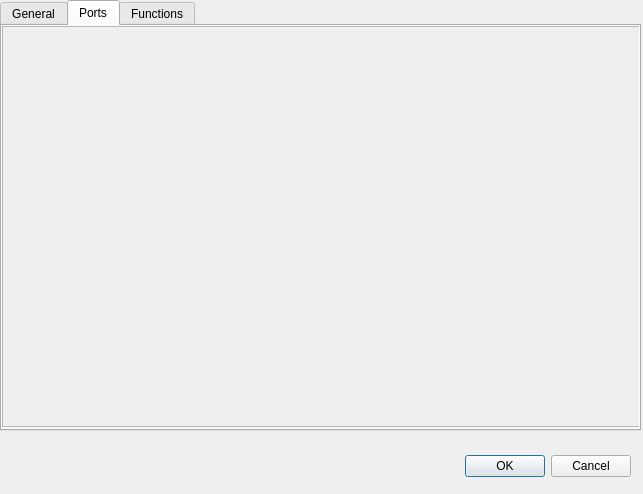
<?xml version="1.0" encoding="UTF-8"?>
<ui version="4.0">
 <class>createBlock</class>
 <widget class="QDialog" name="createBlock">
  <property name="geometry">
   <rect>
    <x>0</x>
    <y>0</y>
    <width>643</width>
    <height>494</height>
   </rect>
  </property>
  <property name="windowTitle">
   <string>Dialog</string>
  </property>
  <widget class="QDialogButtonBox" name="buttonBox">
   <property name="geometry">
    <rect>
     <x>290</x>
     <y>450</y>
     <width>341</width>
     <height>32</height>
    </rect>
   </property>
   <property name="orientation">
    <enum>Qt::Horizontal</enum>
   </property>
   <property name="standardButtons">
    <set>QDialogButtonBox::Cancel|QDialogButtonBox::Ok</set>
   </property>
  </widget>
  <widget class="QTabWidget" name="tabWidget">
   <property name="geometry">
    <rect>
     <x>0</x>
     <y>0</y>
     <width>641</width>
     <height>431</height>
    </rect>
   </property>
   <property name="currentIndex">
    <number>1</number>
   </property>
   <widget class="QWidget" name="tabGeneral">
    <attribute name="title">
     <string>General</string>
    </attribute>
   </widget>
   <widget class="QWidget" name="tabPorts">
    <attribute name="title">
     <string>Ports</string>
    </attribute>
    <widget class="QScrollArea" name="scrollArea">
     <property name="geometry">
      <rect>
       <x>0</x>
       <y>0</y>
       <width>641</width>
       <height>401</height>
      </rect>
     </property>
     <property name="verticalScrollBarPolicy">
      <enum>Qt::ScrollBarAsNeeded</enum>
     </property>
     <property name="horizontalScrollBarPolicy">
      <enum>Qt::ScrollBarAlwaysOff</enum>
     </property>
     <property name="widgetResizable">
      <bool>true</bool>
     </property>
     <widget class="QWidget" name="scrollAreaWidgetContents">
      <property name="geometry">
       <rect>
        <x>0</x>
        <y>0</y>
        <width>639</width>
        <height>399</height>
       </rect>
      </property>
     </widget>
    </widget>
   </widget>
   <widget class="QWidget" name="tabFunc">
    <attribute name="title">
     <string>Functions</string>
    </attribute>
   </widget>
  </widget>
 </widget>
 <resources/>
 <connections>
  <connection>
   <sender>buttonBox</sender>
   <signal>accepted()</signal>
   <receiver>createBlock</receiver>
   <slot>accept()</slot>
   <hints>
    <hint type="sourcelabel">
     <x>248</x>
     <y>254</y>
    </hint>
    <hint type="destinationlabel">
     <x>157</x>
     <y>274</y>
    </hint>
   </hints>
  </connection>
  <connection>
   <sender>buttonBox</sender>
   <signal>rejected()</signal>
   <receiver>createBlock</receiver>
   <slot>reject()</slot>
   <hints>
    <hint type="sourcelabel">
     <x>316</x>
     <y>260</y>
    </hint>
    <hint type="destinationlabel">
     <x>286</x>
     <y>274</y>
    </hint>
   </hints>
  </connection>
 </connections>
</ui>
